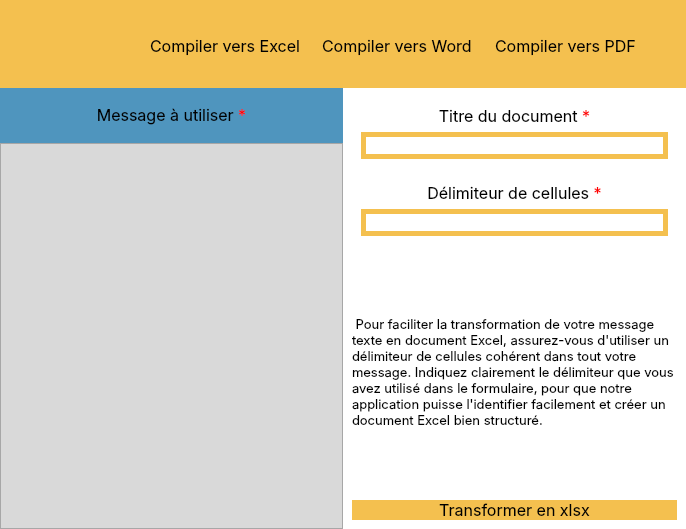
<?xml version="1.0" encoding="UTF-8"?>
<ui version="4.0">
 <class>wordForm</class>
 <widget class="QWidget" name="wordForm">
  <property name="geometry">
   <rect>
    <x>0</x>
    <y>0</y>
    <width>686</width>
    <height>529</height>
   </rect>
  </property>
  <property name="windowTitle">
   <string>Compilez vers Word - Message To Doc</string>
  </property>
  <property name="windowIcon">
   <iconset>
    <normaloff>Images/Message To Document 2 - Copie.png</normaloff>Images/Message To Document 2 - Copie.png</iconset>
  </property>
  <layout class="QVBoxLayout" name="verticalLayout" stretch="1,5">
   <property name="spacing">
    <number>0</number>
   </property>
   <property name="leftMargin">
    <number>0</number>
   </property>
   <property name="topMargin">
    <number>0</number>
   </property>
   <property name="rightMargin">
    <number>0</number>
   </property>
   <property name="bottomMargin">
    <number>0</number>
   </property>
   <item>
    <widget class="QWidget" name="navbar" native="true">
     <property name="styleSheet">
      <string notr="true">background-color: rgb(244, 192, 79);</string>
     </property>
     <widget class="QLabel" name="image">
      <property name="geometry">
       <rect>
        <x>10</x>
        <y>10</y>
        <width>81</width>
        <height>71</height>
       </rect>
      </property>
      <property name="styleSheet">
       <string notr="true">border-radius: 12px;</string>
      </property>
      <property name="text">
       <string/>
      </property>
      <property name="pixmap">
       <pixmap>Images/Message To Document 2.png</pixmap>
      </property>
      <property name="scaledContents">
       <bool>true</bool>
      </property>
     </widget>
     <widget class="QWidget" name="horizontalLayoutWidget">
      <property name="geometry">
       <rect>
        <x>150</x>
        <y>30</y>
        <width>511</width>
        <height>31</height>
       </rect>
      </property>
      <layout class="QHBoxLayout" name="navbarLayout">
       <item>
        <widget class="QLabel" name="excel">
         <property name="font">
          <font>
           <family>Inter</family>
           <pointsize>12</pointsize>
          </font>
         </property>
         <property name="text">
          <string>Compiler vers Excel</string>
         </property>
        </widget>
       </item>
       <item>
        <widget class="QLabel" name="word">
         <property name="font">
          <font>
           <family>Inter</family>
           <pointsize>12</pointsize>
          </font>
         </property>
         <property name="text">
          <string>Compiler vers Word</string>
         </property>
        </widget>
       </item>
       <item>
        <widget class="QLabel" name="pdf">
         <property name="font">
          <font>
           <family>Inter</family>
           <pointsize>12</pointsize>
          </font>
         </property>
         <property name="text">
          <string>Compiler vers PDF</string>
         </property>
        </widget>
       </item>
      </layout>
     </widget>
    </widget>
   </item>
   <item>
    <widget class="QWidget" name="body" native="true">
     <property name="styleSheet">
      <string notr="true"/>
     </property>
     <layout class="QHBoxLayout" name="horizontalLayout_2" stretch="1,1">
      <property name="spacing">
       <number>0</number>
      </property>
      <property name="leftMargin">
       <number>0</number>
      </property>
      <property name="topMargin">
       <number>0</number>
      </property>
      <property name="rightMargin">
       <number>0</number>
      </property>
      <property name="bottomMargin">
       <number>0</number>
      </property>
      <item>
       <widget class="QWidget" name="messageInput" native="true">
        <property name="styleSheet">
         <string notr="true">background-color: rgb(217, 217, 217);</string>
        </property>
        <layout class="QVBoxLayout" name="verticalLayout_2" stretch="1,7">
         <property name="spacing">
          <number>0</number>
         </property>
         <property name="leftMargin">
          <number>0</number>
         </property>
         <property name="topMargin">
          <number>0</number>
         </property>
         <property name="rightMargin">
          <number>0</number>
         </property>
         <property name="bottomMargin">
          <number>0</number>
         </property>
         <item>
          <widget class="QWidget" name="messageBox" native="true">
           <property name="styleSheet">
            <string notr="true">background-color: rgb(79, 149, 190);</string>
           </property>
           <layout class="QHBoxLayout" name="horizontalLayout">
            <item>
             <widget class="QLabel" name="messageLabel">
              <property name="font">
               <font>
                <family>Inter</family>
                <pointsize>12</pointsize>
               </font>
              </property>
              <property name="text">
               <string>&lt;html&gt;&lt;head/&gt;&lt;body&gt;&lt;p&gt;Message à utiliser &lt;span style=&quot; color:#ff0000;&quot;&gt;*&lt;/span&gt;&lt;/p&gt;&lt;/body&gt;&lt;/html&gt;</string>
              </property>
              <property name="alignment">
               <set>Qt::AlignCenter</set>
              </property>
             </widget>
            </item>
           </layout>
          </widget>
         </item>
         <item>
          <widget class="QPlainTextEdit" name="messageEdit">
           <property name="font">
            <font>
             <pointsize>10</pointsize>
            </font>
           </property>
          </widget>
         </item>
        </layout>
       </widget>
      </item>
      <item>
       <widget class="QWidget" name="centralPart" native="true">
        <property name="styleSheet">
         <string notr="true">background-color: rgb(255, 255, 255);
</string>
        </property>
        <layout class="QVBoxLayout" name="verticalLayout_5" stretch="1,1,5,1">
         <property name="leftMargin">
          <number>9</number>
         </property>
         <item>
          <widget class="QWidget" name="inputBox" native="true">
           <layout class="QVBoxLayout" name="verticalLayout_4">
            <item>
             <widget class="QLabel" name="title">
              <property name="font">
               <font>
                <family>Inter</family>
                <pointsize>12</pointsize>
               </font>
              </property>
              <property name="text">
               <string>&lt;html&gt;&lt;head/&gt;&lt;body&gt;&lt;p&gt;Titre du document &lt;span style=&quot; color:#ff0000;&quot;&gt;*&lt;/span&gt;&lt;/p&gt;&lt;/body&gt;&lt;/html&gt;</string>
              </property>
              <property name="alignment">
               <set>Qt::AlignCenter</set>
              </property>
             </widget>
            </item>
            <item>
             <widget class="QLineEdit" name="titleEdit">
              <property name="font">
               <font>
                <pointsize>10</pointsize>
               </font>
              </property>
              <property name="styleSheet">
               <string notr="true">border: 5px solid rgb(244, 192, 79);
border-radius: 16px;</string>
              </property>
             </widget>
            </item>
           </layout>
          </widget>
         </item>
         <item>
          <widget class="QWidget" name="imputBox2" native="true">
           <layout class="QVBoxLayout" name="verticalLayout_3">
            <item>
             <widget class="QLabel" name="delimiter">
              <property name="font">
               <font>
                <family>Inter</family>
                <pointsize>12</pointsize>
               </font>
              </property>
              <property name="text">
               <string>&lt;html&gt;&lt;head/&gt;&lt;body&gt;&lt;p&gt;Délimiteur de cellules &lt;span style=&quot; color:#ff0000;&quot;&gt;*&lt;/span&gt;&lt;/p&gt;&lt;/body&gt;&lt;/html&gt;</string>
              </property>
              <property name="alignment">
               <set>Qt::AlignCenter</set>
              </property>
             </widget>
            </item>
            <item>
             <widget class="QLineEdit" name="delimiterEdit">
              <property name="font">
               <font>
                <pointsize>10</pointsize>
               </font>
              </property>
              <property name="styleSheet">
               <string notr="true">border: 5px solid rgb(244, 192, 79);
border-radius: 16px;</string>
              </property>
             </widget>
            </item>
           </layout>
          </widget>
         </item>
         <item>
          <widget class="QLabel" name="info">
           <property name="font">
            <font>
             <family>Inter</family>
             <pointsize>10</pointsize>
            </font>
           </property>
           <property name="text">
            <string> Pour faciliter la transformation de votre message texte en document Excel, assurez-vous d'utiliser un délimiteur de cellules cohérent dans tout votre message. Indiquez clairement le délimiteur que vous avez utilisé dans le formulaire, pour que notre application puisse l'identifier facilement et créer un document Excel bien structuré.</string>
           </property>
           <property name="wordWrap">
            <bool>true</bool>
           </property>
          </widget>
         </item>
         <item>
          <widget class="QPushButton" name="compile">
           <property name="font">
            <font>
             <family>Inter</family>
             <pointsize>12</pointsize>
            </font>
           </property>
           <property name="styleSheet">
            <string notr="true">background-color: rgb(244, 192, 79);
border-radius: 16px;
</string>
           </property>
           <property name="text">
            <string>Transformer en xlsx</string>
           </property>
          </widget>
         </item>
        </layout>
       </widget>
      </item>
     </layout>
    </widget>
   </item>
  </layout>
 </widget>
 <resources/>
 <connections>
  <connection>
   <sender>titleEdit</sender>
   <signal>returnPressed()</signal>
   <receiver>compile</receiver>
   <slot>animateClick()</slot>
   <hints>
    <hint type="sourcelabel">
     <x>401</x>
     <y>156</y>
    </hint>
    <hint type="destinationlabel">
     <x>427</x>
     <y>504</y>
    </hint>
   </hints>
  </connection>
 </connections>
</ui>
